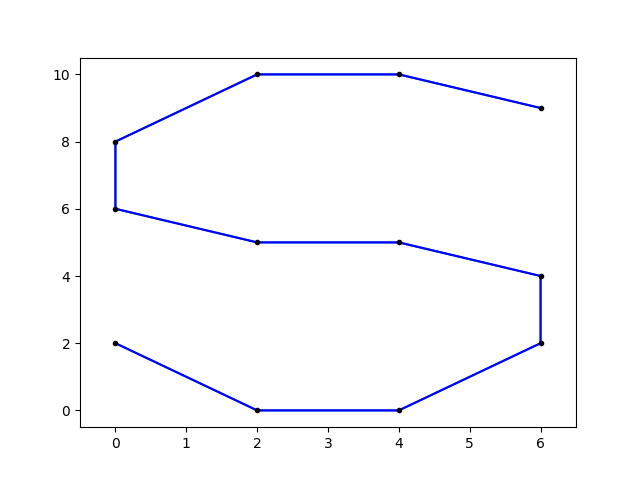

Here is the Python script that generated this plot:
#!/usr/plocal/bin/python3
import numpy as np
import matplotlib.pyplot as plt

x, y = np.loadtxt('init.dat', unpack=True)

print(x,y)
plt.plot(x,y)
plt.plot(x,y,'-b')
plt.plot(x,y,'.k')
plt.xlim(-.5, 6.5)
#plt.show()
plt.savefig('myplot.png')
